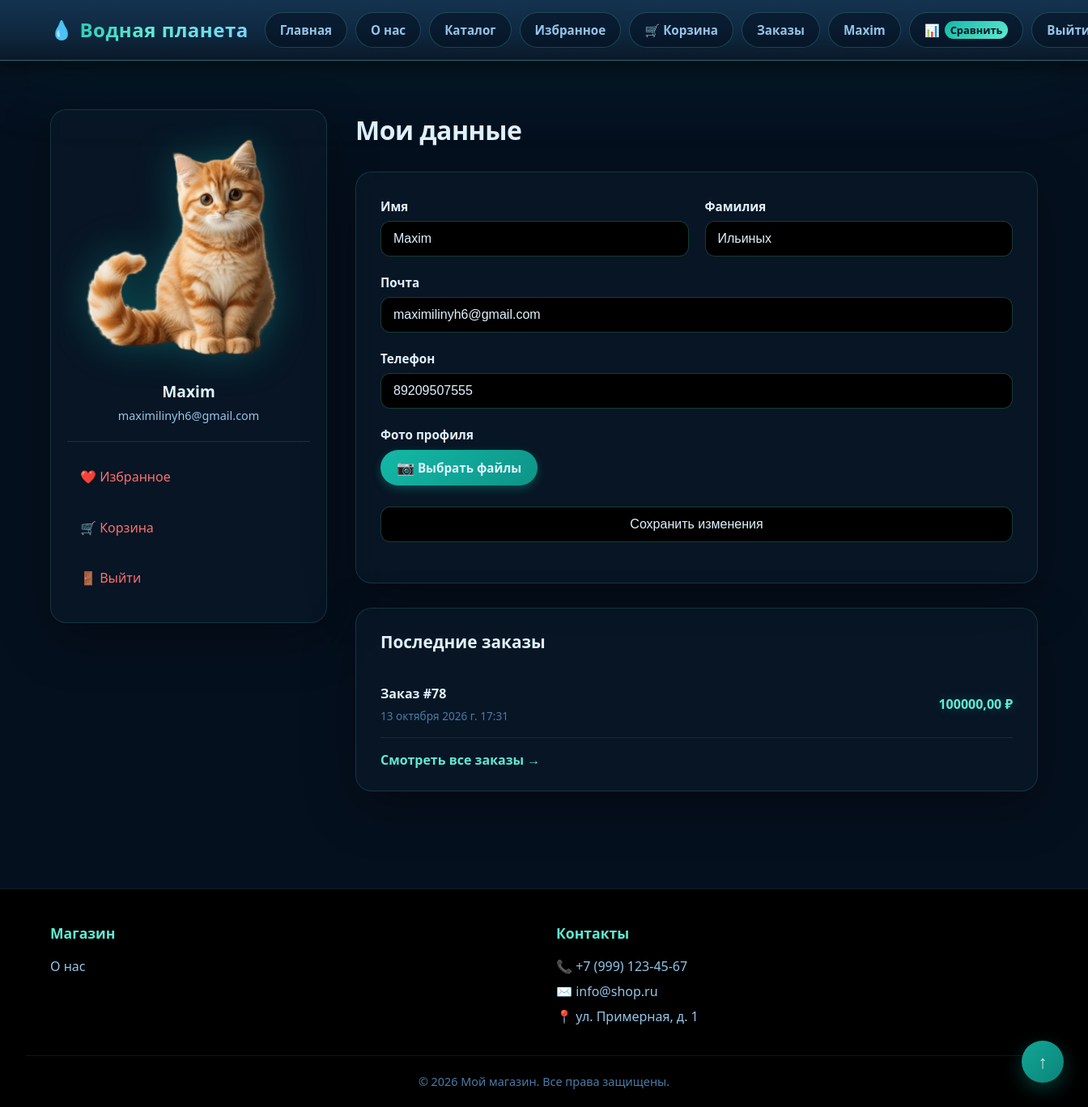
The page /users/profile (signed in) on the database its author committed.
### users/models.py (models this page shows)
class User(AbstractUser):
	phone_number = models.CharField(max_length=11)
	last_name = models.CharField(max_length=100)
	image = models.ImageField(upload_to="products_media/", blank=True)

### products/models.py (models this page shows, shortened)
class Order(models.Model):
	user = models.ForeignKey(User, on_delete=models.CASCADE)
	product = models.ForeignKey(Product, on_delete=models.CASCADE)
	quantity = models.PositiveIntegerField(default=1)
	date = models.DateTimeField(auto_now_add=True)
	def summ(self):
		return self.quantity * self.product.price

class Product(models.Model):
	name = models.CharField(max_length=128, unique=True)
	image = models.ImageField(upload_to="products_media/", blank=True)
	description = models.TextField(blank=True)
	short_description = models.CharField(max_length=128, blank=True)
	price = models.DecimalField(max_digits=10, decimal_places=2)
	quantity = models.PositiveIntegerField(default=1)
	length = models.PositiveIntegerField()
	width = models.PositiveIntegerField()
	height = models.PositiveIntegerField()
	power = models.PositiveIntegerField(blank=True)
	life = models.PositiveIntegerField()
	category = models.ForeignKey(ProductCategory, on_delete=models.CASCADE)
	created_timestamp = models.DateTimeField(auto_now_add=True)

### users/views.py (the view)
# urls.py: path('profile', profile, name='profile'),
@login_required
def profile(request):
	if request.method == 'POST':
		form = UserProfileForm(data=request.POST, instance=request.user, files=request.FILES)
		if form.is_valid():
			form.save()
			return HttpResponseRedirect(reverse('users:profile'))
		else:
			print(form.errors)
	else:
		form = UserProfileForm(instance=request.user)
	context = {
		'form': form,
		'orders': Order.objects.filter(user=request.user)[:3]
	}
	return render(request, 'users/profile.html', context)

### users/forms.py
class UserProfileForm(UserChangeForm):
	username = forms.CharField(widget=forms.TextInput(attrs={"class": "form-control py-4", "readonly": True}))
	last_name = forms.CharField(widget=forms.TextInput(attrs={"class": "form-control py-4"}))
	phone_number = forms.CharField(widget=forms.TextInput(attrs={"class": "form-control py-4"}))
	image = forms.ImageField(widget=forms.FileInput(attrs={"class": "custom-file-input"}))
	email = forms.EmailField(widget=forms.EmailInput(attrs={"class": "form-control py-4", "readonly": True}))
	class Meta:
		model = User
		fields = ('username', 'last_name', 'phone_number', 'email', 'image')

### users/templates/users/profile.html (shortened to what this page needs)
{% extends "products/base.html" %}
{% load static %}
{% block css %}
<link href="{% static 'css/profile.css' %}" rel="stylesheet">
{% endblock %}
{% block content %}
    <main class="main">
        <div class="container">
            <div class="profile-layout">
                <aside class="profile-sidebar">
                    <div class="profile-avatar">
                        <div class="avatar-circle">
                            {% if user.image %}
                                <img widt="300" height="300" src="{{ user.image.url }}" alt="{{ user.username }}">
                            {% else %}
                                👤
                            {% endif %}
                        </div>
                        <h3>{{ user.username }}</h3>
                        <p>{{ user.email }}</p>
                    </div>
                    <nav class="profile-nav">
                        <ul>
                            <li><a href="{% url 'products:favorites' %}">❤️ Избранное</a></li>
                            <li><a href="{% url 'products:home' %}">🛒 Корзина</a></li>
                            <li><a href="{% url 'users:logout' %}">🚪 Выйти</a></li>
                        </ul>
                    </nav>
                </aside>
                <section class="profile-content">
                    <h2>Мои данные</h2>
                    <form method='post' action="{% url 'users:profile' %}" class="profile-form" id="profileForm" enctype="multipart/form-data">
                        <div class="form-row">
                            <div class="form-group">
                                <label for="{{ form.username.id_for_label }}">Имя</label>
                                {{ form.username }}
                            </div>
                            <div class="form-group">
                                <label for="{{ form.last_name.id_for_label }}">Фамилия</label>
                                {{ form.last_name }}
                            </div>
                        </div>
                        <div class="form-group">
                            <label for="{{ form.email.id_for_label }}">Почта</label>
                            {{ form.email }}
                        </div>
                        <div class="form-group">
                            <label for="{{ form.phone_number.id_for_label }}">Телефон</label>
                            {{ form.phone_number }}
                        </div>
                        <div class="form-group">
                        <label>Фото профиля</label>
                        <div class="file-upload">
                            <label for="{{ form.image.id_for_label }}" class="file-upload__label">
                                <span class="file-upload__icon">📷</span>
                                <span class="file-upload__text">Выбрать файлы</span>
                            </label>
                        </div>
                    </div>
                        <div class="form-group">
                           <input type="submit" class="auth-btn" value="Сохранить изменения">
                        </div>
                    </form>
                    <div class="recent-orders">
                        <h3>Последние заказы</h3>
                        {% for order in orders %}
                            <div class="order-item">
                                <div class="order-info">
                                    <span class="order-number">Заказ #{{ order.id }}</span>
                                    <span class="order-date">{{ order.date }}</span>
                                </div>
                                <div class="order-total">{{ order.summ }} ₽</div>
                            </div>
                        {% endfor %}
                        <a href="{% url 'products:orders' %}" class="view-all-orders">Смотреть все заказы →</a>
                    </div>
                </section>
            </div>
        </div>
    </main>
{% endblock %}

### products/templates/products/base.html (shortened to what this page needs)
<!DOCTYPE html>
{% load static %}
<html lang="ru">
<head>
    <link href="{% static 'css/base.css' %}" rel="stylesheet">
    {% block css %} {% endblock %}
</head>
<body>
    <header class="header">
        <div class="container header__inner">
            <a href="{% url 'home' %}" class="logo">Водная планета</a>
            <nav class="nav">
                <ul class="nav__list">
                    <li><a href="{% url 'home' %}">Главная</a></li>
                    <li><a href="{% url 'about' %}">О нас</a></li>
                    <li><a href="{% url 'products:home' %}">Каталог</a></li>
                    <li><a href="{% url 'products:favorites' %}">Избранное</a></li>
                    <li><a href="{% url 'products:baskets' %}">🛒 Корзина</a></li>
                    {% if user.is_authenticated %}
                        <li><a href="{% url 'products:orders' %}">Заказы</a></li>
                        <li><a href="{% url 'users:profile' %}">{{ user.username }}</a></li>
                        <li>
                            <a href="{% url 'products:compare' %}" class="nav-compare" title="Сравнение товаров">
                                📊 <span class="compare-count">Сравнить</span>
                            </a>
                        </li>
                        <li><a href="{% url 'users:logout' %}">Выйти</a></li>
                    {% else %}
                        <li><a href="{% url 'users:login' %}">Авторизация</a></li>
                    {% endif %}
                </ul>
            </nav>
        </div>
    </header>
    <main class="main">
        {% block content %} {% endblock %}
    </main>
    <footer class="footer">
        <div class="container footer__inner">
            <div class="footer__col">
                <h4>Магазин</h4>
                <ul>
                    <li><a href="{% url 'about' %}">О нас</a></li>
                </ul>
            </div>
            <div class="footer__col">
                <h4>Контакты</h4>
                <address>
                    <p>📞 +7 (999) 123-45-67</p>
                    <p>✉️ info@shop.ru</p>
                    <p>📍 ул. Примерная, д. 1</p>
                </address>
            </div>
        </div>
        <div class="footer__bottom">
            <p>&copy; 2026 Мой магазин. Все права защищены.</p>
        </div>
    </footer>
    <a href="#" class="scroll-top" aria-label="Наверх" title="Наверх">↑</a>
</body>
</html>

### static/css/base.css (style rules this page uses)
* { margin: 0; padding: 0; box-sizing: border-box; }
html { scroll-behavior: smooth; scroll-padding-top: 100px; }
body { font-family: 'Segoe UI', Tahoma, Geneva, Verdana, sans-serif; line-height: 1.6; color: #e0f2fe; background-color: #05101f; display: flex; flex-direction: column; min-height: 100vh; }
body > * { width: 100%; }
a { text-decoration: none; color: inherit; }
ul { list-style: none; }
.container { max-width: 1280px; margin: 0 auto; padding: 0 30px; width: 100%; }
.header { background: linear-gradient(180deg, #14334f 0%, #0f2942 50%, #0a1929 100%); backdrop-filter: blur(16px); -webkit-backdrop-filter: blur(16px); box-shadow: 0 4px 24px rgba(0, 0, 0, 0.7), 0 0 120px rgba(20, 184, 166, 0.12); border-bottom: 1px solid rgba(94, 234, 212, 0.3); padding: 15px 0; position: sticky; top: 0; z-index: 100; }
.header__inner { display: flex; align-items: center; justify-content: space-between; flex-wrap: nowrap; gap: 20px; }
.logo { font-size: 1.5rem; font-weight: 800; background: linear-gradient(135deg, #14b8a6, #5eead4, #7dd3fc); -webkit-background-clip: text; -webkit-text-fill-color: transparent; background-clip: text; letter-spacing: 0.5px; white-space: nowrap; flex-shrink: 0; display: flex; align-items: center; gap: 8px; }
.logo::before { content: "💧"; font-size: 1.4rem; -webkit-text-fill-color: initial; }
.nav { flex-shrink: 1; min-width: 0; }
.nav__list { display: flex; gap: 10px; flex-wrap: nowrap; align-items: center; }
.nav__list a { display: inline-flex; align-items: center; gap: 6px; padding: 9px 18px; background: rgba(5, 16, 31, 0.55); color: #94c5e8; border: 1px solid rgba(94, 234, 212, 0.22); border-radius: 30px; font-size: 0.95rem; font-weight: 600; transition: all 0.2s ease; text-decoration: none; white-space: nowrap; }
.main { flex: 1; padding: 0; width: 100%; display: flex; flex-direction: column; align-items: stretch; background: #05101f; }
.footer { background-color: #000; color: #94c5e8; padding: 40px 0 0; border-top: 1px solid rgba(94, 234, 212, 0.12); }
.footer__inner { display: grid; grid-template-columns: repeat(auto-fit, minmax(200px, 1fr)); gap: 30px; padding-bottom: 30px; border-bottom: 1px solid rgba(94, 234, 212, 0.1); }
.footer__col h4 { font-size: 1.1rem; margin-bottom: 15px; color: #5eead4; font-weight: 700; }
.footer__col ul li { margin-bottom: 8px; }
.footer__col ul li a { color: #94c5e8; transition: color 0.2s; }
.footer__col address p { margin-bottom: 5px; font-style: normal; color: #94c5e8; }
.footer__bottom { text-align: center; padding: 20px 0; font-size: 0.9rem; color: #4a7ba8; }
.nav-compare { position: relative; display: inline-flex; align-items: center; gap: 6px; padding: 9px 18px; background: rgba(5, 16, 31, 0.55); color: #94c5e8; border: 1px solid rgba(94, 234, 212, 0.22); border-radius: 30px; font-size: 0.95rem; font-weight: 600; text-decoration: none; transition: all 0.2s ease; white-space: nowrap; }
.compare-count { display: inline-flex; align-items: center; justify-content: center; min-width: 22px; height: 22px; padding: 0 7px; background: linear-gradient(135deg, #14b8a6, #5eead4); color: #05101f; border-radius: 20px; font-size: 0.8rem; font-weight: 700; line-height: 1; transition: background 0.2s, color 0.2s; }
.scroll-top { position: fixed; bottom: 30px; right: 30px; width: 52px; height: 52px; border-radius: 50%; background: linear-gradient(135deg, #14b8a6, #0d9488); color: #fff; display: inline-flex; align-items: center; justify-content: center; font-size: 1.4rem; font-weight: 700; text-decoration: none; box-shadow: 0 8px 24px rgba(20, 184, 166, 0.35); transition: transform 0.25s ease, box-shadow 0.25s ease, background 0.25s ease; z-index: 500; line-height: 1; opacity: 0.9; }

### rows shown on the page
User: username "Maxim", image (picture), email "maximilinyh6@gmail.com", last_name "Ильиных", phone_number "89209507555"
Order: id "78", date "13 октября 2026 г. 17:31", summ "100000,00"
